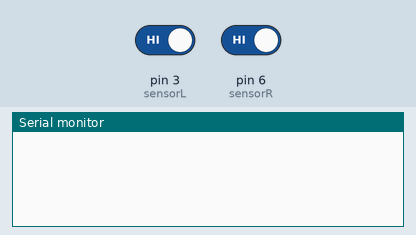
The sketch below on a simulated Arduino Uno, built with avr-gcc and run on an emulated ATmega328P. Shown: the last lines printed to the serial monitor. The inputs (shaded band) are chosen by the test bench; at power-on: pin 3 (sensorL) HIGH, pin 6 (sensorR) HIGH.

Above: at 1.2 s.
1.3 s: pin 3 (sensorL) driven LOW and pin 6 (sensorR) driven LOW
At 2.2 s:
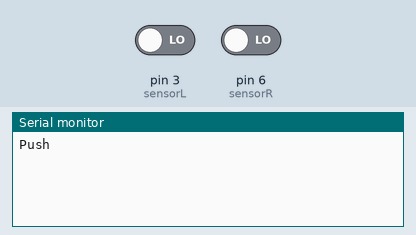
3.9 s: pin 3 (sensorL) driven HIGH and pin 6 (sensorR) driven HIGH
At 5.5 s:
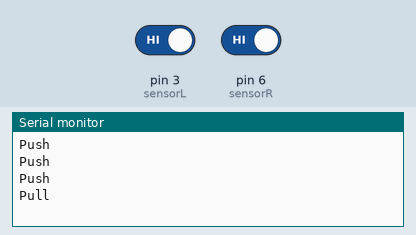

Measured:
- after the input at 1.3 s, the serial monitor: prints a new line after 0.10 s (image 1)
- after the input at 3.9 s, the serial monitor: prints a new line after 0.30 s (image 2)

The sketch:

gesture.ino
```cpp
int sensorL = 3;
int sensorR = 6;
bool r=false, l=false, m=false;
int iL,iR,n=0;

void setup(){
Serial.begin(9600);
pinMode(sensorL, INPUT);
pinMode(sensorR, INPUT);

}

void loop(){
Serial.begin(9600);

iL=digitalRead(sensorL);
iR=digitalRead(sensorR);

if(iL==0 && iR==1)
{ l=true;
  m=true;
}

if(l==true)
{
  iR=digitalRead(sensorR);
  if(iR==0) r=true;
}

if(m==false && r==true && l==true){
  Serial.println("Right swipe!");
  r=false;
  l=false;
  m=false;
  delay(100);
 }

 if(iR==0 && iL==1)
 { r=true;
   m=false;
 }
 if(r==true)
 {
  iL=digitalRead(sensorL);
  if(iL==0){
    l=false;
    }
 }

 if(m==true && r==true && l==false){
  Serial.println("Left swipe!");
  r=false;
  l=false;
  m=false;
  delay(100);
  }

  if(iR==0 && iL==0){
  m=true;
  r=true;
  l=true;
  }
  if(m==true && r==true && l==true){
    Serial.println("Push");
    r=false;
    l=false;
    m=false;
    n=1;
    delay(800);
   }

   if(n==1){
   iL=digitalRead(sensorL);
   iR=digitalRead(sensorR);
    if(iL==1 && iR==1){
    Serial.println("Pull");
    n=0;
    }
    }
    delay(200);
 }
```
